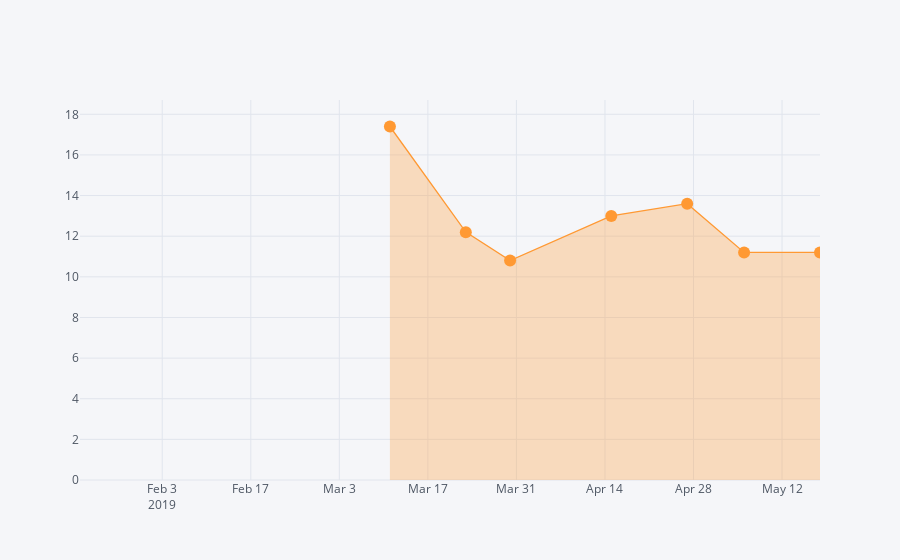

Write notebook code for a chart like this one.
### Code cell
since.Back.dropna().rolling(5).mean().iplot(fill = True, mode = 'lines+markers')

### Figure 1 — Plotly figure (JSON) as saved in the notebook; plotly's stock layout.template omitted (floating-point values rounded to 4 significant figures)
{"data": [{"fill": "tozeroy", "fillcolor": "rgba(255, 153, 51, 0.3)", "line": {"color": "rgba(255, 153, 51, 1.0)", "dash": "solid", "shape": "linear", "width": 1.3}, "marker": {"size": 12, "symbol": "circle"}, "mode": "lines+markers", "name": "Back", "text": "", "type": "scatter", "uid": "5c1a0761-781d-457a-bb18-2cee14a2c0c0", "x": ["2019-01-21", "2019-02-04", "2019-02-09", "2019-02-18", "2019-03-11", "2019-03-23", "2019-03-30", "2019-04-15", "2019-04-27", "2019-05-06", "2019-05-18"], "y": ["", "", "", "", 17.4, 12.2, 10.8, 13, 13.6, 11.2, 11.2]}], "layout": {"autosize": true, "legend": {"bgcolor": "#F5F6F9", "font": {"color": "#4D5663"}}, "paper_bgcolor": "#F5F6F9", "plot_bgcolor": "#F5F6F9", "title": {"font": {"color": "#4D5663"}}, "xaxis": {"autorange": true, "gridcolor": "#E1E5ED", "range": ["2019-01-21", "2019-05-18"], "showgrid": true, "tickfont": {"color": "#4D5663"}, "title": {"font": {"color": "#4D5663"}, "text": ""}, "type": "date", "zerolinecolor": "#E1E5ED"}, "yaxis": {"autorange": true, "gridcolor": "#E1E5ED", "range": [0, 18.77], "showgrid": true, "tickfont": {"color": "#4D5663"}, "title": {"font": {"color": "#4D5663"}, "text": ""}, "type": "linear", "zerolinecolor": "#E1E5ED"}}}
